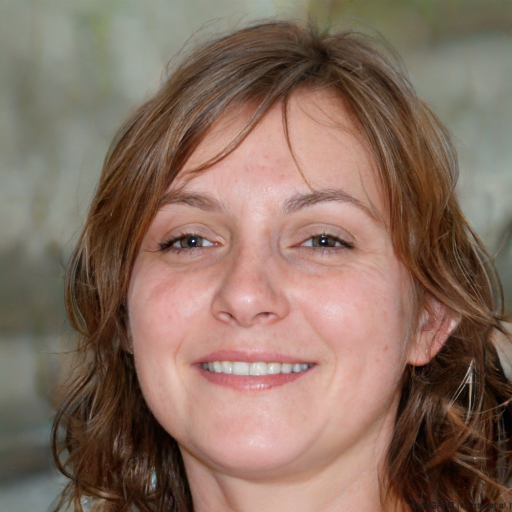
#> input picture persona.jpg, 1024 x 1024 px (shown at 1/2 size)
$ python 004-guardartrozos.py
#> lines starting #> are read from the running program, lines starting #| are printed output that depends on the picture
from PIL import Image

imagen = Image.open("persona.jpg")
#> imagen is the input picture: PIL image 1024x1024 RGB; mean R, G, B 135.6, 110.6, 96.9
pixeles = imagen.load()

paso = 64

for x in range(0,1024,64):
    for y in range(0,1024,64):
        coordenadas = (x,y,x+64,y+64)
        trozo = imagen.crop(coordenadas)
        trozo.save("trozos/grandes/"+str(x)+"-"+str(y)+".jpg")
#> this loop made 16 passes
#> pass 1, `trozo.save("trozos/grandes/"+str(x)+"-"+str(y)+".jpg")`:
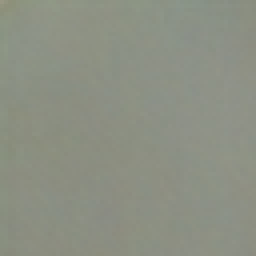
#> saved as 0-0.jpg: PIL image 64x64 RGB (shown 4 times larger); mean R, G, B 140.3, 144.3, 131.6
#> pass 1, `trozo.save("trozos/grandes/"+str(x)+"-"+str(y)+".jpg")`:
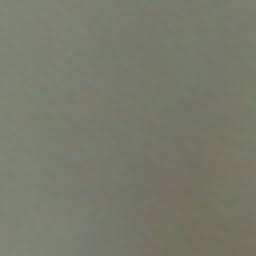
#> saved as 0-128.jpg: PIL image 64x64 RGB (shown 4 times larger); mean R, G, B 119.7, 121.9, 108.1
#> after the loop:
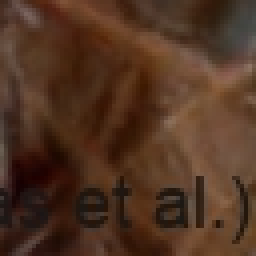
#> trozo: PIL image 64x64 RGB (shown 4 times larger); mean R, G, B 80.8, 51.9, 34.5
